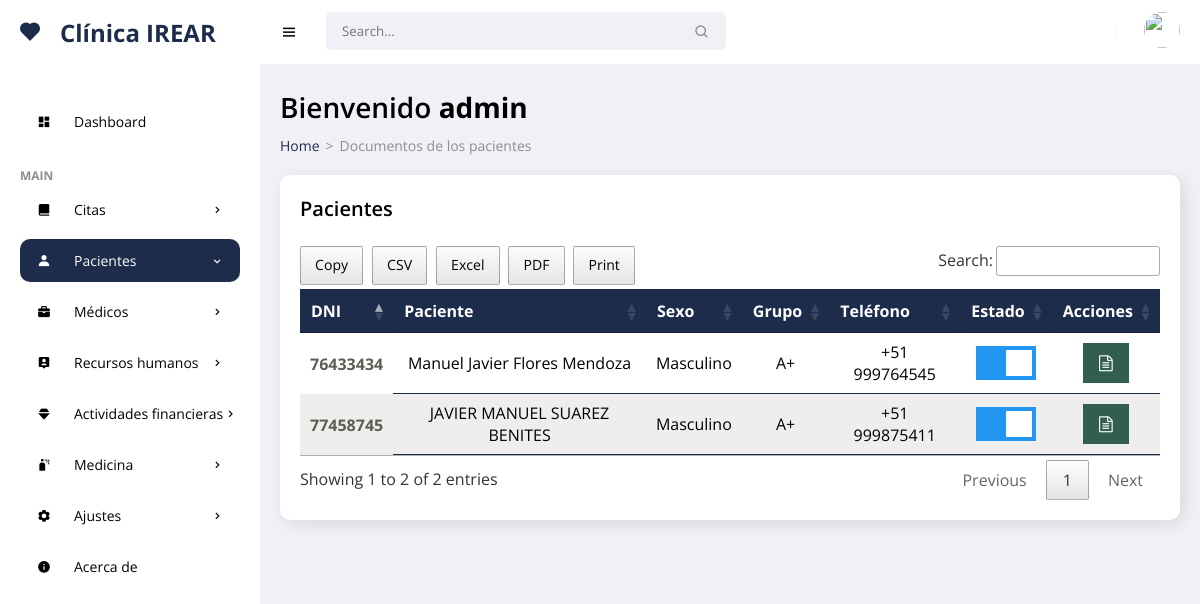
/frontend/pacientes/documentos.php (signed in), run on an earlier commit of the app's database.
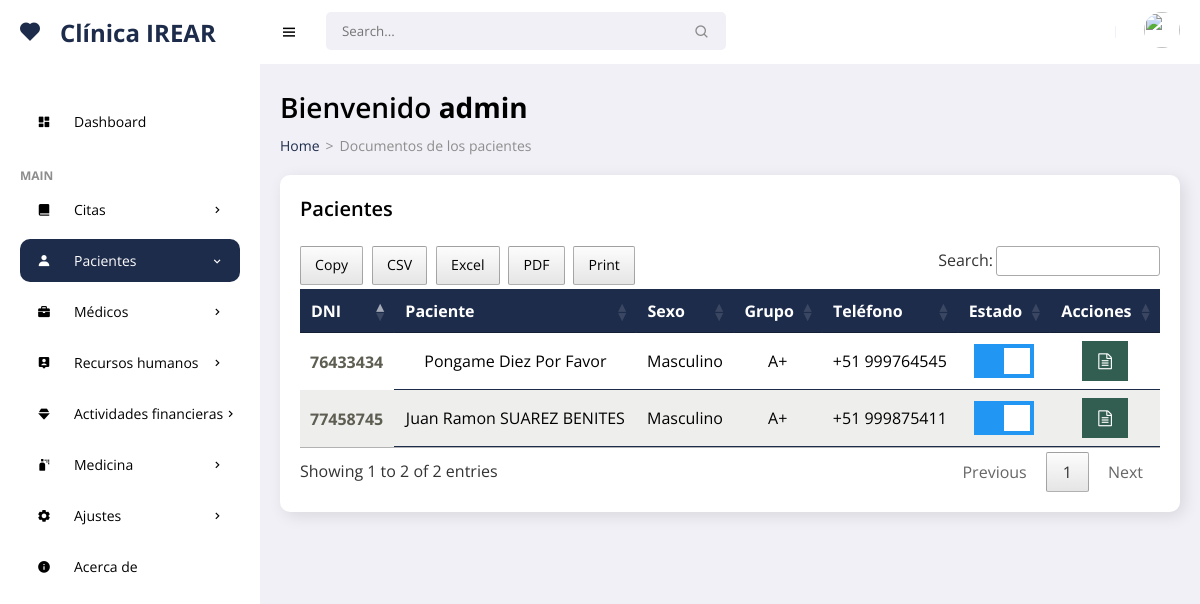
And on a later commit of the database.
### tables this page shows
CREATE TABLE `patients` (
  `idpa` int(11) NOT NULL,
  `numhs` char(8) NOT NULL,
  `nompa` varchar(30) NOT NULL,
  `apepa` varchar(30) NOT NULL,
  `direc` varchar(150) NOT NULL,
  `sex` varchar(15) NOT NULL,
  `grup` varchar(15) NOT NULL,
  `phon` char(13) NOT NULL,
  `cump` date NOT NULL,
  `corr` varchar(35) NOT NULL,
  `username` varchar(25) NOT NULL,
  `password` varchar(255) NOT NULL,
  `rol` char(1) NOT NULL,
  `state` char(1) NOT NULL,
  `fere` timestamp NOT NULL DEFAULT current_timestamp() ON UPDATE current_timestamp()
);

### frontend/pacientes/documentos.php (the view, shortened to what the changed rows need)
<!DOCTYPE html>
<html lang="es">
<head>
    <link href='https://unpkg.com/boxicons@2.0.9/css/boxicons.min.css' rel='stylesheet'>
    <link rel="stylesheet" href="../../backend/css/admin.css">
    <link rel="stylesheet" type="text/css" href="../../backend/css/datatable.css">
    <link rel="stylesheet" type="text/css" href="../../backend/css/buttonsdataTables.css">
    <link rel="stylesheet" type="text/css" href="../../backend/css/font.css">
</head>
<body>
    <section id="content">
        <main>
            <h1 class="title">Bienvenido <?php echo '<strong>'.$_SESSION['username'].'</strong>'; ?></h1>
          <div class="data">
                <div class="content-data">
                   <div class="table-responsive" style="overflow-x:auto;">
                       <?php
require '../../backend/bd/Conexion.php';
$sentencia = $connect->prepare("SELECT * FROM patients ORDER BY idpa DESC;");
 $sentencia->execute();
$data =  array();
if($sentencia){
  while($r = $sentencia->fetchObject()){
    $data[] = $r;
  }
}
     ?>
     <?php if(count($data)>0):?>
         <table id="example" class="responsive-table">
            <thead>
                <tr>
                    <th scope="col">DNI</th>
                    <th scope="col">Paciente</th>
                    <th scope="col">Sexo</th>
                    <th scope="col">Grupo</th>
                    <th scope="col">Teléfono</th>
                    <th scope="col">Estado</th>
                    <th scope="col">Acciones</th>
                </tr>
            </thead>
            <tbody>
                <?php foreach($data as $d):?>
                    <tr>
                        <th scope="row"><?php echo $d->numhs ?></th>
                        <td data-title="Paciente"><?php echo $d->nompa ?>&nbsp;<?php echo $d->apepa ?></td>
                        <td data-title="Sexo"><?php echo $d->sex ?></td>
                        <td data-title="Grupo"><?php echo $d->grup ?></td>
                        <td data-title="Teléfono"><?php echo $d->phon ?></td>
                        <td data-title="Estado">
                        <label class="switch">
                          <span class="slider"></span>
                        </label>
                        </td>
                        <td>
                            <a title="Documentos" href="../pacientes/documentos_nuevo.php?id=<?php echo $d->idpa ?>" class="fa fa-file-text-o"></a>
                        </td>
                    </tr>
                    <?php endforeach; ?>
            </tbody>
         </table>
    <?php endif; ?>
                    </div>
                </div>
            </div>
        </main>
    </section>
</body>
</html>

What changed in the data, as far as the page shows it:
changed patients: nompa "Manuel Javier" → "Pongame Diez"; apepa "Flores Mendoza" → "Por Favor"
changed patients "SUAREZ BENITES": nompa "JAVIER MANUEL" → "Juan Ramon"
